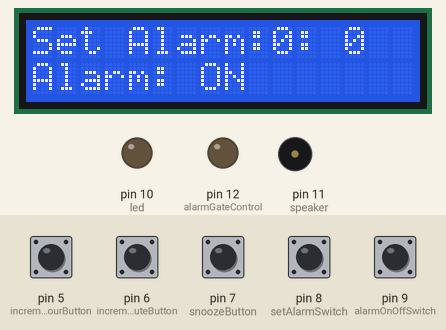
Recording of a sketch running on a simulated Arduino Uno, built with avr-gcc and run on an emulated ATmega328P. On the bench: 16×2 character LCD, output pins drawn as LEDs (lit = HIGH), buzzer (waves = sounding). Inputs (shaded band) come from the test bench; at power-on: pin 5 (incrementHourButton), pin 6 (incrementMinuteButton), pin 7 (snoozeButton), pin 8 (setAlarmSwitch), pin 9 (alarmOnOffSwitch) HIGH.

Above: at 1.2 s.
1.3 s: pin 8 (setAlarmSwitch) pulled LOW for 0.15 s
At 3.3 s:
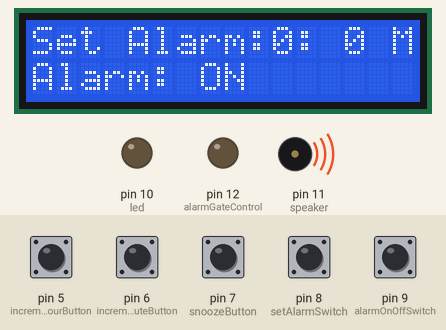
3.9 s: pin 8 (setAlarmSwitch) pulled LOW for 1 s
At 4.8 s:
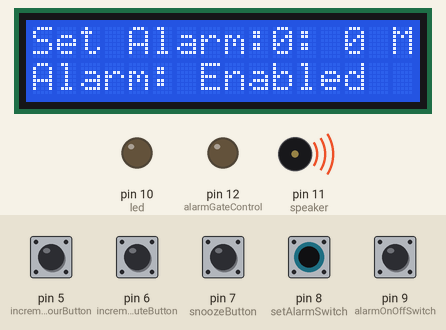
6.4 s: pin 5 (incrementHourButton) pulled LOW for 1 s
At 8.6 s:
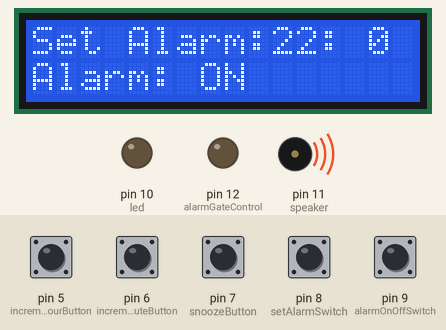
8.9 s: pin 6 (incrementMinuteButton) pulled LOW for 0.15 s
At 9.9 s:
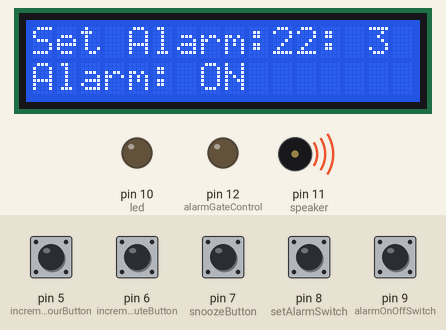
10.5 s: pin 5 (incrementHourButton) pulled LOW for 0.15 s
At 11.0 s:
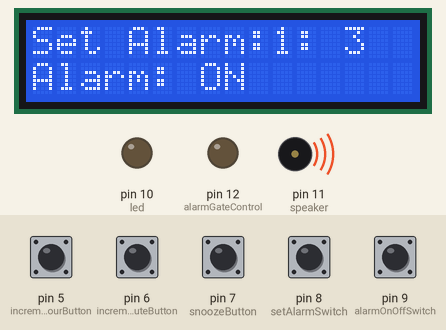
12.1 s: pin 6 (incrementMinuteButton) pulled LOW for 1 s
At 14.1 s:
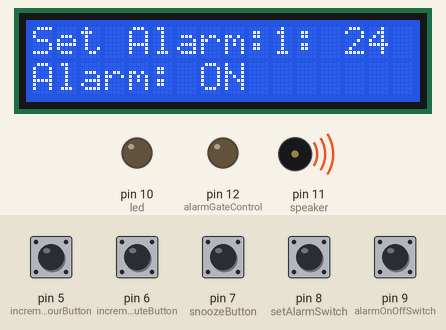
Timing chart, 0 to 15.6 s (numbered marks = the images above; inputs shaded):
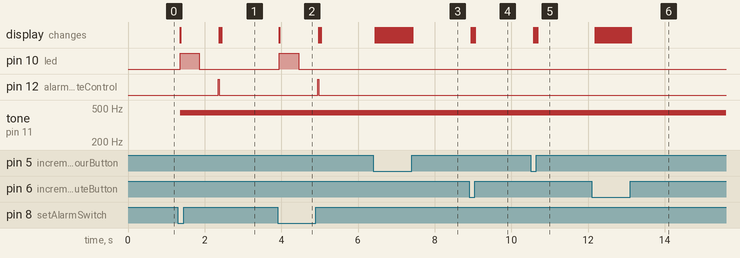

The sketch:

Alarm_Clock_Final.ino
```cpp
/*
  Kenny Akers
  Mr. Paige
  Intro to CS
  5/25/16

                                             Alarm Clock Final Project

  The alarm clock. This program utilizes the millis() function as its base time keeping ability. From there,
  several function methods convert the time since the program started running into seconds, minutes, and hours.
  The time can be set by pushing two buttons: the increment hour button (Green) and the increment minute button (Blue).
  Time is displayed in 24 format and allows an alarm to be set with the same incriment hour and minute buttons.
  When the time reaches the set alarm time, a speaker will sound and a LED illuminated on and off once each second.
  Additional functions include: AM/PM display, Enable/Disable switch, and a snooze button, which will disable the sounding
  alarm for five minutes.

*/

//Libraries
#include <Wire.h>
#include <Adafruit_LiquidCrystal.h> // For the LCD Display

//Button declarations.
const int incrementHourButton = 5;
const int incrementMinuteButton = 6;
const int snoozeButton = 7;

//Switch declarations.
const int setAlarmSwitch = 8;
const int alarmOnOffSwitch = 9;

//Output pin declarations.
const int led = 10;
const int speaker = 11;
const int alarmGateControl = 12;

//Begin by setting the alarm to 0.
int alarmHourVal = 0;
int alarmMinuteVal = 0;

//Variable to store the state of the alarm in. For use by the snooze button.
//Initially set to false as the alarm is not going off.
boolean alarmState = false;

//Variable to store the time (in milliseconds) since the Arduino started running.
//Initially set to 0.
long timeSinceArduinoStartTimeInMillisSinceMidnight = 0;

Adafruit_LiquidCrystal lcd(0); //Connect the LCD via i2c

void setup() {
  // Initialize Serial and LCD
  Serial.begin(9600);
  lcd.begin(16, 2);

  // For loop to initalize the input pins
  for (int pin = 5; pin <= 9; pin++) {
    pinMode(pin, INPUT_PULLUP);
  }
  // For loop to initalize the output pins
  for (int pin = 10; pin <= 12; pin++) {
    pinMode(pin, OUTPUT);
  }
}

// Function method to return the number of seconds that have passed since
// the program started running.
long seconds() {

  int seconds = currentTimeInMillisSinceMidnight() / 1000; // Milliseconds (returned by the currentTimeInMIllisSinceMidnight method) --> seconds conversion.
  if (seconds >= 0 && seconds <= 59) { // If statement to return the number of seconds within the given range.
    return seconds;
  }
  else { // If the number of seconds exceeds the above range, which is will after one minute, 'restart' the counter by returning the remainder of SECONDS / 60.
    return seconds % 60;
  }
}

// Function method to return the number of minutes that have passed since the
// program started running.
int minutes() {

  int minutes = (currentTimeInMillisSinceMidnight() / 1000) / 60; // Milliseconds --> minutes conversion.
  if (minutes >= 0 && minutes <= 59) { // If statement to return the number of seconds within the given range.
    return minutes;
  }
  else { // If the number of minutes exceeds the above range, 'restart' the counter by returning the remainder of MINUTES / 60.
    return minutes % 60;
  }
}

// Function method to return the number of hours that have passed since the
// program started running.
int hours() {

  int hours = ((currentTimeInMillisSinceMidnight() / 1000) / 60) / 60; // Milliseconds --> hours conversion.
  if (hours >= 0 && hours <= 23) { // If statement to return the number of hours in 24 hour format.
    return hours;
  }
  else { // Once the number of hours exceeds the range of the if statement, 'restart' it by returning the remainder of HOURS / 60.
    return hours % 24;
  }
}

// Simple function method to return the number of milliseconds since the Arduino started running.
long currentTimeInMillisSinceMidnight() {
  // Return the time with the millis() counter value added to it.
  return timeSinceArduinoStartTimeInMillisSinceMidnight + millis();
}

// Method to display the time on the LCD Display.
void displayTime() {

  // Variables to store the values returned by the corresponding function methods above.
  int secondVal = seconds();
  int minuteVal = minutes();
  int hourVal = hours();

  // If the number of hours exceeds 11 (12 and above), display PM on the LCD.
  if (hourVal >= 12) {
    lcd.setCursor(13, 0);
    lcd.print(" PM");
  }
  else { // Otherwise, AM will be displayed.
    lcd.setCursor(13, 0);
    lcd.print(" AM");
  }

  // Always print on the first row, Time:
  lcd.setCursor(0, 0);
  lcd.print("Time:");

  //  \ / \ / \ / \ / \ / \ / \ / \ / \ / \ / \ / \ / \ / Below are formating If statements for the LCD display.
  if (secondVal < 10) {
    lcd.setCursor(6, 0);
    lcd.print(hourVal);
    lcd.print(":");
    lcd.print(minuteVal);
    lcd.print(":0");
    lcd.print(secondVal);
  }
  else {
    lcd.setCursor(6, 0);
    lcd.print(hourVal);
    lcd.print(":");
    lcd.print(minuteVal);
    lcd.print(":");
    lcd.print(secondVal);
  }

  if (hourVal >= 10) {
    lcd.setCursor(5, 0);
    lcd.print(hourVal);
    lcd.print(":");
    lcd.print(minuteVal);
    lcd.print(":");
    lcd.print(secondVal);
  }
  else if (hourVal < 10) {
    lcd.setCursor(5, 0);
    lcd.print(" ");
    lcd.print(hourVal);
    lcd.print(":");
    lcd.print(minuteVal);
    lcd.print(":");
    lcd.print(secondVal);
  }
  else {
  }

}

// Method to set the alarm when called by the while statement in the loop below.
void setAlarm() {

  //Constantly display the "Set Alarm" screen, which will display the current alarm.
  lcd.setCursor(0, 0);
  lcd.print("Set Alarm: ");
  lcd.setCursor(10, 0);
  lcd.print(alarmHourVal);
  lcd.print(": ");
  lcd.print(alarmMinuteVal);
  lcd.print(" ");

  //If the incrimentHourButton is pressed, incriment the alarmHourVal and store that new value in the alarm function.
  if (digitalRead(incrementHourButton) == LOW) {
    alarmHourVal++;
  }
  //If the incrimentMinuteButton is pressed, incriment the alarmMinuteVal and store that new value in the alarm function.
  else if (digitalRead(incrementMinuteButton) == LOW) {
    alarmMinuteVal++;
  }
  else {}

  //If the alarmHourVal exceeds 12, reset it to 1.
  if (alarmHourVal > 23) {
    alarmHourVal = 0;
  }
  //If the alarmMinuteVal exceeds 60, reset it to 0.
  else if (alarmMinuteVal > 59) {
    alarmMinuteVal = 0;
  }
  else {}

}

void alarm() {
  digitalWrite(led, HIGH);
  tone(speaker, 440);
  delay(500);
  digitalWrite(led, LOW);
  delay(500);

  digitalWrite(alarmGateControl, HIGH);
}


void loop() {
  // Variables to store the values returned by the corresponding function methods above.
  int secondVal = seconds();
  int minuteVal = minutes();
  int hourVal = hours();

  // While the setAlarmSwitch is flipped up, execute the code within it.
  while (digitalRead(setAlarmSwitch) == HIGH) {

    setAlarm(); // Call the setAlarm function.
    for (int i = 0; i <= 1; i++) { // For loop to only print the following once.
      lcd.setCursor(0, 1);
      lcd.print("Alarm: ON      ");
    }
  }

  // If the alarm Enable/Disable switch is not flipped up, print "Alarm: Disabled" on the LCD.
  if (digitalRead(alarmOnOffSwitch) == LOW) {
    lcd.setCursor(0, 1);
    lcd.print("Alarm: Disabled");
  }
  // If the alarm Enable/Disable switch is flipped up, print "Alarm: Enabled" (with a few extra spaces to clear the display) on the LCD.
  else if (digitalRead(alarmOnOffSwitch) == HIGH) {
    lcd.setCursor(0, 1);
    lcd.print("Alarm: Enabled  ");
  }

  // If the increment minute button is pressed, add 60,000 milliseconds (the number of milliseconds in a minute)
  // to the timer since the Arduino started running.
  if (digitalRead(incrementMinuteButton) == LOW) {
    timeSinceArduinoStartTimeInMillisSinceMidnight += 60000;
  }
  // If the increment hour button is pressed, add 3,600,000 milliseconds (the number of milliseconds in an hour) to the timer.
  else if (digitalRead(incrementHourButton) == LOW) {
    timeSinceArduinoStartTimeInMillisSinceMidnight += 3600000;
  }
  // Alarm function: Becomes true when both the minute and hour values become equal to the minute and hour values set as the alarm.
  if (alarmHourVal == hourVal && alarmMinuteVal == minuteVal) {

    if (digitalRead(alarmOnOffSwitch) == HIGH) { // Checks if the Enable/Disable switch is flipped up (Enabled).
      alarm(); // Calls the alarm() method.
      alarmState = true; // Sets the alarmState to be TRUE, i.e. the alarm is going off.

    }
  }
  else {
    alarmState = false; // Otherwise, the alarm is not going off, therefore alarmState is FALSE.
  }

  // If the snooze button is pressed AND the alarm is going off, do the following.
  if (digitalRead(snoozeButton) == LOW && alarmState == true) {

    for (int i = 1; i <= 300; i++) { // For loop that will execute for 5 minutes (1 second cycle time * 300 seconds in 5 minutes = 5 minutes).
      displayTime(); // Still call the displayTime method.
      digitalWrite(alarmGateControl, LOW); // Disable the alarm.
      delay(1000); // Delay a second (for timing).
    }
  }

  displayTime(); // Always call the displayTime method
  digitalWrite(alarmGateControl, LOW); // Disable the speaker by default.
}
```

Measured:
- after the input at 1.3 s, pin 10 (led): LOW → HIGH after 0.06 s, → LOW 0.50 s later; pin 12 (alarmGateControl): LOW → HIGH after 1.1 s, → LOW 0.02 s later; tone on pin 11 (speaker): silent → 440 Hz after 0.06 s; the display: first changes after 0.06 s (image 1 shows a later state)
- after the input at 3.9 s, pin 10 (led): LOW → HIGH after 0.05 s, → LOW 0.50 s later; pin 12 (alarmGateControl): LOW → HIGH after 1.0 s, → LOW 0.02 s later; the display: changes after 0.05 s (image 2)
- after the input at 6.4 s, the display: first changes at once (image 3 shows a later state)
- after the input at 8.9 s, the display: first changes after 0.06 s (image 4 shows a later state)
- after the input at 10.5 s, the display: first changes after 0.08 s (image 5 shows a later state)
- after the input at 12.1 s, the display: first changes after 0.09 s (image 6 shows a later state)
